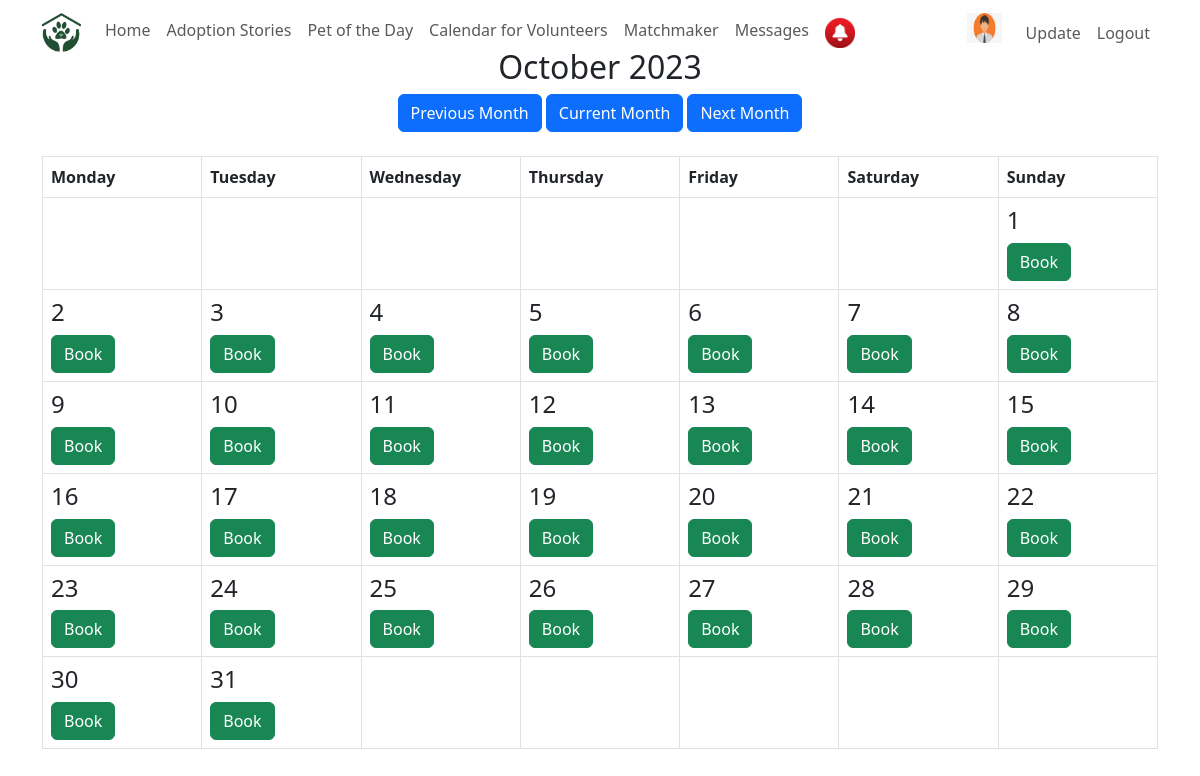
Screenshot of /calendar/calendar.php?month=10&year=2023 (signed in) with the database file from the repository.
### tables this page shows
CREATE TABLE `users` (
  `id` int(11) NOT NULL,
  `username` varchar(255) NOT NULL,
  `password` varchar(255) NOT NULL,
  `email` varchar(255) NOT NULL,
  `registration_date` date DEFAULT curdate(),
  `pictures` varchar(255) DEFAULT NULL,
  `role` enum('user','admin') DEFAULT 'user',
  `is_approved` tinyint(1) NOT NULL DEFAULT 0,
  `user_type` enum('individual','shelter','agency') DEFAULT 'individual'
);

### public/functions.php (called while the page is built, shortened)
<?php
function retreive_form_database($connection ,$sql) {
    $result = mysqli_query($connection , $sql);
    $row = mysqli_fetch_assoc($result);
    if (mysqli_num_rows($result) > 0) {
        return $row;
    }
    return false;
}
?>

### calendar/calendar.php (the view, shortened to what this page needs)
<?php
require_once "../db_connect.php";
require_once "../public/functions.php";
function build_calendar($month, $year)
{
    $daysOfWeek = array('Monday', 'Tuesday', 'Wednesday', 'Thursday', 'Friday', 'Saturday', 'Sunday');
    $firstDayOfMonth = mktime(0, 0, 0, $month, 1, $year);
    $numberDays = date('t', $firstDayOfMonth);
    $dateComponents = getdate($firstDayOfMonth);
    $monthName = $dateComponents['month'];
    $dayOfWeek = $dateComponents['wday'];
    if ($dayOfWeek == 0) {
        $dayOfWeek = 6;
    } else {
        $dayOfWeek = $dayOfWeek - 1;
    }
    $calendar = "<table class='table table-bordered'>";
    $calendar .= "<center><h2>$monthName $year</h2>";
    $calendar .= "<a class='btn btn-xs btn-primary' href='?month=" . date('m', mktime(0, 0, 0, $month - 1, 1, $year)) . "&year=" . date('Y', mktime(0, 0, 0, $month - 1, 1, $year)) . "'>Previous Month</a> ";
    $calendar .= "<a class='btn btn-xs btn-primary' href='?month=" . date('m',) . "&year=" . date('Y') . "'>Current Month</a> ";
    $calendar .= "<a class='btn btn-xs btn-primary' href='?month=" . date('m', mktime(0, 0, 0, $month + 1, 1, $year)) . "&year=" . date('Y', mktime(0, 0, 0, $month + 1, 1, $year)) . "'>Next Month</a></center><br>";
    $calendar .= "<tr>";
    foreach ($daysOfWeek as $day) {
        $calendar .= "<th class='header'>$day</th>";
    }
    $calendar .= "</tr><tr>";
    if ($dayOfWeek > 0) {
        for ($k = 0; $k < $dayOfWeek; $k++) {
            $calendar .= "<td></td>";
        }
    }
    $currentDay = 1;
    $month = str_pad($month, 2, "0", STR_PAD_LEFT);
    while ($currentDay <= $numberDays) {
        if ($dayOfWeek == 7) {
            $dayOfWeek = 0;
            $calendar .= "</tr><tr>";
        }
        $currentDayRel = str_pad($month, 2, "0", STR_PAD_LEFT);
        $date = "$year-$month-$currentDayRel";
        $today = $date == date('Y-m-d') ? "today" : "";
        if ($date < date('Y-m-d')) {
            $calendar .= "<td><h4>$currentDay</h4> <button class='btn btn-danger btn-xs'>N/A</button>";
        } else {
            $calendar .= "<td class='$today'><h4>$currentDay</h4> <a href='book.php?date=" . $date . "' class='btn btn-success btn-xs'>Book</a>";
        }
        $calendar .= "</td>";
        $currentDay++;
        $dayOfWeek++;
    }
    if ($dayOfWeek != 7) {
        $remainingDays = 7 - $dayOfWeek;
        for ($i = 0; $i < $remainingDays; $i++) {
            $calendar .= "<td></td>";
        }
    }
    $calendar .= "</tr>";
    $calendar .= "</table>";
    echo $calendar;
}
?>
<!DOCTYPE html>
<html lang="en">
<head>
    <link href="https://cdn.jsdelivr.net/npm/bootstrap@5.3.0/dist/css/bootstrap.min.css" rel="stylesheet">
</head>
<body>
    <?php
    if (isset($_SESSION["user"])) {
        require_once "../navbar_sub.php";
    }
    ?>
    <div class="container">
        <br>
        <div class="row">
            <div class="col-md-12">
                <?php
                $dateComponents = getdate();
                if (isset($_GET['month']) && isset($_GET['year'])) {
                    $month = $_GET['month'];
                    $year = $_GET['year'];
                } else {
                    $month = $dateComponents['mon'];
                    $year = $dateComponents['year'];
                }
                echo build_calendar($month, $year);
                ?>
            </div>
        </div>
    </div>
</body>
</html>

### navbar_sub.php (shortened to what this page needs)
<?php
if (isset($_SESSION["user"])){
    $usersql = "SELECT * FROM users WHERE id = {$_SESSION["user"]}";
    $result = mysqli_query($connection, $usersql);
    $userRow = mysqli_fetch_assoc($result);
    }
?>
<nav class="navbar navbar-expand-lg navbar-light fixed-top">
    <div class="container">
    <image class="navbar-brand" src="../public/images/web_images/navbar_logo.png" width="39" >
        <div class="collapse navbar-collapse" id="navbarNav">
            <ul class="navbar-nav ml-auto">
                <li class="nav-item active">
                    <a class="nav-link" href="../home.php">Home</a>
                </li>
                <li class="nav-item">
                    <a class="nav-link" href="../adoption_stories/adoption_stories.php">Adoption Stories</a>
                </li>
                <li class="nav-item">
                    <a class="nav-link" href="../pet_of_the_day/pet_of_the_day.php">Pet of the Day</a>
                </li>
                <li class="nav-item">
                    <a class="nav-link" href="../calendar/calendar.php">Calendar for Volunteers</a>
                </li>
                <li class="nav-item">
                    <a class="nav-link" href="../matchmaker/matchmaker.html">Matchmaker</a>
                </li>
                <li class="nav-item">
                    <a class="nav-link" href="../messages.php">Messages</a>
                </li>
                <?php
                $sql = "SELECT read_flag FROM messages where read_flag='false' and receiver_id=".$_SESSION['user'];
                $result = retreive_form_database($connection ,$sql);
                if ($result) {
                ?>
                <li class="nav-item">
                    <a class="nav-link" href="messages.php">
                        <img src="../public/images/web_images/notification.png" alt="" width="30" height="30">
                    </a>
                </li>
                <?php
                }
                ?>
            </ul>
            <ul class="navbar-nav ms-auto">
            <a class="nav-item me-3" href="#">
                <img src="../public/images/user_images/<?= $userRow["pictures"] ?>" alt="user pic" width="35" height="30">
            </a>
                    <li class="nav-item">
                        <a class="nav-link font-weight-bold" href="../user_auth/update.php?id=<?= $userRow["id"] ?>">Update</a>
                    </li>
                    <li class="nav-item">
                        <a class="nav-link font-weight-bold" href="../user_auth/logout.php?logout">Logout</a>
                    </li>
                </ul>
        </div>
    </div>
</nav>
<br>

### calendar/calendar.php (style rules this page uses)
table { table-layout: fixed; }
td { width: 33%; }

### rows the page displays
users: pictures (picture), id "October"

### other values shown
$year "2023"
$day "Monday"
$day "Tuesday"
$day "Wednesday"
$day "Thursday"
$day "Friday"
$day "Saturday"
$day "Sunday"
